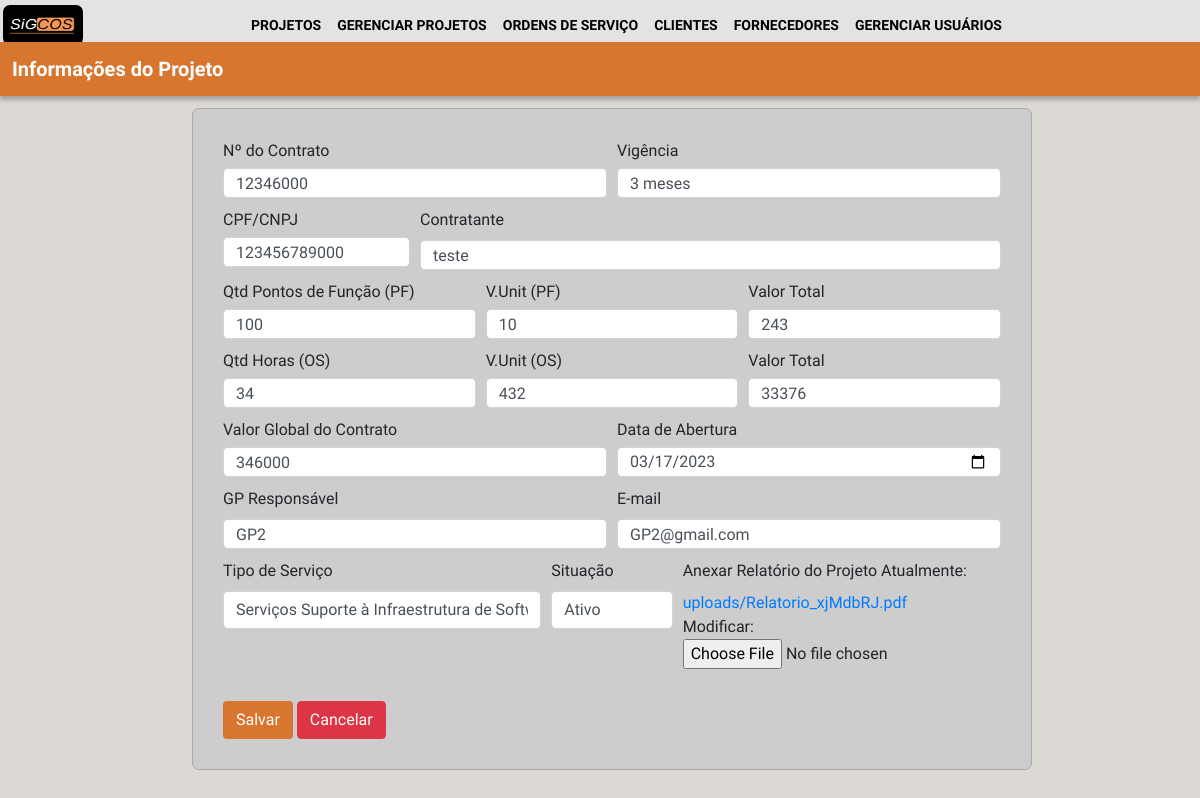
/projeto/2 (signed in), run on an earlier commit of the app's database.
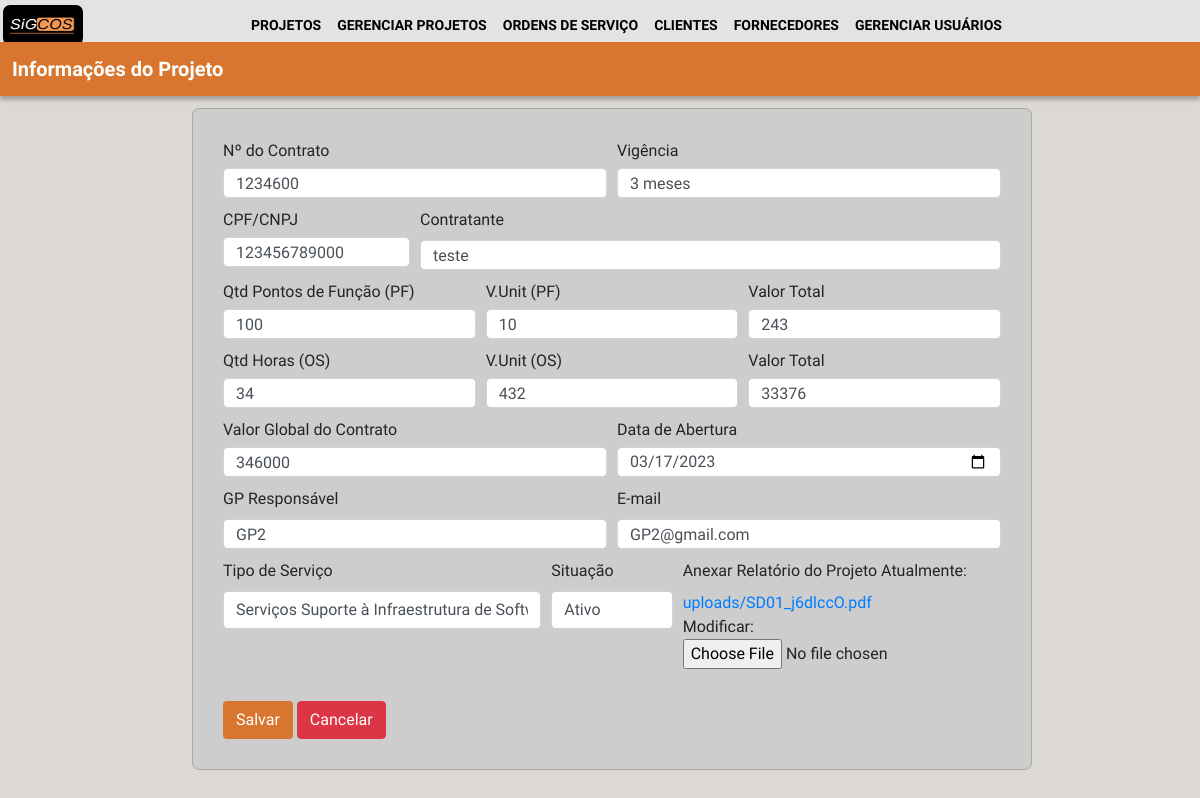
And on a later commit of the database.
### login/models.py (models this page shows, shortened)
class projetos(models.Model):
    n_contrato = models.CharField(max_length=100)
    cnpj_fk = models.CharField(max_length=100)
    contratante = models.CharField(max_length=100)
    pontos_função = models.CharField(max_length=100)
    pontos_função_unit = models.CharField(max_length=100)
    valor_total = models.CharField(max_length=100)
    qtd_horas_os = models.CharField(max_length=100)
    valor_os_unit = models.CharField(max_length=100)
    valor_global_contrato = models.CharField(max_length=100)
    data_abertura = models.CharField(max_length=100)
    GP_responsavel = models.CharField(max_length=100)
    email_GP_responsavel = models.CharField(max_length=100)
    vigencia=models.CharField(max_length=100)
    valor_os_total = models.CharField(max_length=100)
    situação = models.CharField(max_length=100)
    tipo_serviço = models.CharField(max_length=100)
    relatorio = models.FileField(upload_to='uploads')
    criado_em = models.DateTimeField(auto_now_add=True)
    atualizado_em = models.DateTimeField(auto_now=True)

### login/views.py (the view)
# urls.py: path('projeto/<int:id>', view_projeto, name = 'view_projeto'),
@group_required("gerente_projeto", "administrador", "gerente_portifolio", "diretor")
def view_projeto(request, id):
    projeto = get_object_or_404(projetos, pk=id)
    form_projeto = Projetos_Form(instance = projeto)
    def is_gpp(user):
        return user.groups.filter(name='gerente_portifolio').exists()
    def is_gp(user):
        return user.groups.filter(name='gerente_projeto').exists()
    if (request.method == "POST"):
        form_projeto = Projetos_Form(request.POST, request.FILES, instance = projeto)
        if form_projeto.is_valid() and is_gp(request.user):
            form_projeto.save()
            return redirect('tela_projetos_GP')
        elif form_projeto.is_valid() and is_gpp(request.user):
            form_projeto.save()
            return redirect('tela_projetos')
        else:
             return redirect(autentic_necessaria)
    else:
        return render(request, 'projetos/projeto.html', {'form_projeto':form_projeto, 'projeto' : projeto})

### login/autentic.py (called while the page is built)
def group_required(*group_names):
    def in_groups(u):
        if u.is_authenticated:
            if bool(u.groups.filter(name__in=group_names)) | u.is_superuser:
                return True
        return False
    return user_passes_test(in_groups, login_url='autentic_necessaria')

### login/templates/projetos/projeto.html (shortened to what this page needs)
{% extends 'base.html' %}
{% load static %}
{% block content %}
<link rel="stylesheet" href="https://cdn.jsdelivr.net/npm/bootstrap@4.0.0/dist/css/bootstrap.min.css">
<link rel="stylesheet" href="{% static 'css/crud_cf.css' %}">
<body>
    <div class="retangulo fixed-top" style="margin-top: 3.5%;">
        <div id="ret1">Informações do Projeto</div>
    </div>
    <div class="conteiner" style="margin-top: 9%;">
    <form action="" method="POST" enctype="multipart/form-data">
        <div class="form-row">
            <div class="col-md-6">
                <label for="n_contrato" class="form-label">Nº do Contrato</label>
                {{form_projeto.n_contrato}}
            </div>
            <div class="col-md-6">
                <label for="vigencia" class="form-label">Vigência</label>
                {{form_projeto.vigencia}}
            </div>
            <div class="col-md-3">
                <label for="cnpj_fk" class="form-label">CPF/CNPJ</label>
                {{form_projeto.cnpj_fk}}
            </div>
            <div class="col-md-9">
                <label for="orgao" classs="form-label">Contratante</label>
                {{form_projeto.contratante}}
            </div>
            <div class="col-md-4">
                <label for="pf" class="form-label">Qtd Pontos de Função (PF)</label>
                {{form_projeto.pontos_função}}
            </div>
            <div class="col-md-4">
                <label for="pf_unit" class="form-label">V.Unit (PF)</label>
                {{form_projeto.pontos_função_unit}}
            </div>
            <div class="col-md-4">
                <label for="valor" class="form-label">Valor Total</label>
                {{form_projeto.valor_total}}
            </div>
            <div class="col-md-4">
                <label for="oesses" class="form-label">Qtd Horas (OS)</label>
                {{form_projeto.qtd_horas_os}}
            </div>
            <div class="col-md-4">
                <label for="os_unit" class="form-label">V.Unit (OS)</label>
                {{form_projeto.valor_os_unit}}
            </div>
            <div class="col-md-4">
                <label for="valor-os" class="form-label">Valor Total</label>
                {{form_projeto.valor_os_total}}
            </div>
            <div class="col-md-6">
                <label for="valorglob" class="form-label">Valor Global do Contrato</label>
                {{form_projeto.valor_global_contrato}}
            </div>
            <div class="col-md-6">
                <label for="DataAbertura" class="form-label">Data de Abertura</label>
                {{form_projeto.data_abertura}}
            </div>
            <div class="col-md-6">
                <label for="respPJ" classs="form-label">GP Responsável</label>
                {{form_projeto.GP_responsavel}}
            </div>
            <div class="col-md-6">
                <label for="emailrespPJ" classs="form-label">E-mail</label>
                {{form_projeto.email_GP_responsavel}}
            </div>
            <div class="col-md-5">
                <label for="TipoServ" classs="form-label">Tipo de Serviço</label>
                {{form_projeto.tipo_serviço}}
            </div>
            <div class="col-md-2">
                <label for="situacao" classs="form-label" >Situação</label>
                {{form_projeto.situação}}
            </div>
            <div class="col-md-5">
                <label classs="form-label" for="id_relatorio" >Anexar Relatório do Projeto</label>
                {{form_projeto.relatorio}}
            </div>
        </div>
        <div class="buttons">
            <button id="btnAdc" type = "submit" class="btn btn-laranja" ">Salvar</button>
            <button id="btnCanc" class="btn btn-danger" onclick="voltarPagina()">Cancelar</button>
        </div>
    </form>
    </div>
</body>
{% endblock%}

What changed in the data, as far as the page shows it:
changed projetos "3 meses": n_contrato "12346000" → "1234600"
Also different on the page:
text no longer shown: "Atualmente: uploads/Relatorio_xjMdbRJ.pdf Modificar:"
text now shown: "Atualmente: uploads/SD01_j6dlccO.pdf Modificar:"
